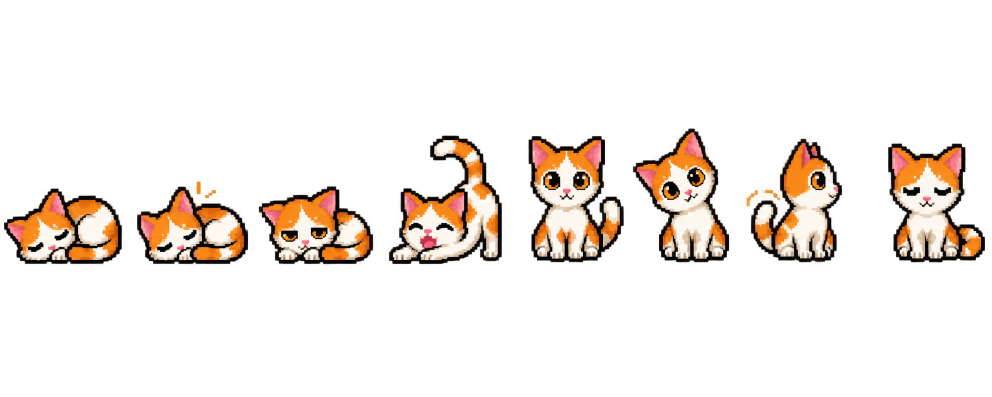
#> input picture assets/raw_sheet.png, 1983 x 793 px, found by its file name (shown at 1/2 size)
$ python slice.py
#> lines starting #> are read from the running program, lines starting #| are printed output that depends on the picture
from PIL import Image
import pathlib

src = pathlib.Path(r"D:\KITTY\assets\raw_sheet.png")
out_dir = pathlib.Path(r"D:\KITTY\assets\sprites")
out_dir.mkdir(parents=True, exist_ok=True)

im = Image.open(src).convert("RGBA")
#> im is the input picture: PIL image 1983x793 RGBA; mean R, G, B, A 28.6, 21.6, 16.1, 38.2
w,h = im.size
#> w = 1983; h = 793
print(f"Loaded {w}x{h}")
#| Loaded 1983x793

# Find columns with alpha >20
alpha = im.split()[3]
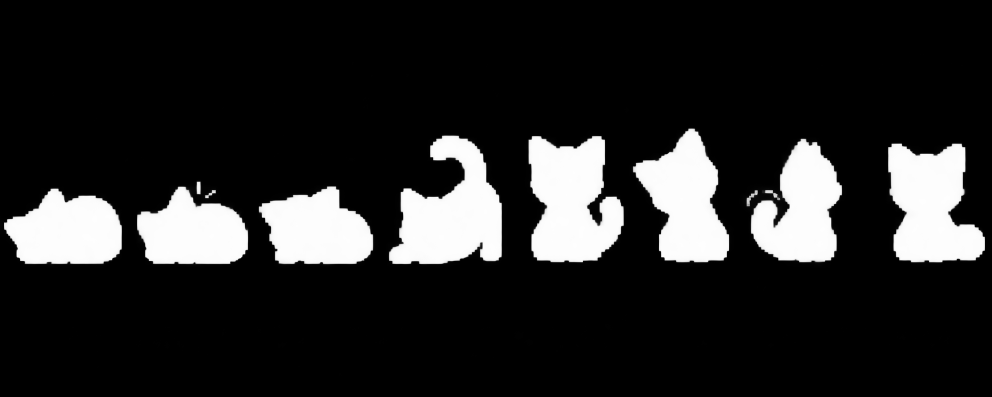
#> alpha: PIL image 1983x793 L (shown at 1/2 size); min 0, max 255, mean 38.2
# Project: col_has_alpha
col_has = [False]*w
for y in range(h):
    for x in range(w):
        if im.getpixel((x,y))[3] > 20:
            col_has[x]=True

# Find contiguous segments where col_has is True
segments=[]
in_seg=False
start=0
for i, has in enumerate(col_has):
    if has and not in_seg:
        in_seg=True; start=i
    elif not has and in_seg:
        # require gap >= 15 to split
        # look ahead to see if gap is big enough - collect gap length
        gap_len=0
        for j in range(i, min(w, i+80)):
            if not col_has[j]:
                gap_len+=1
            else:
                break
        if gap_len >= 12:
            segments.append((start,i))
            in_seg=False
#> after the loop, gap_len = 13; in_seg = False; start = 1776
if in_seg:
    segments.append((start,w))

print(f"Found {len(segments)} segments: {segments}")
#| Found 8 segments: [(8, 244), (274, 497), (517, 747), (777, 1004), (1057, 1248), (1265, 1459), (1493, 1684), (1776, 1970)]

# Filter tiny noise segments
segments = [s for s in segments if s[1]-s[0] > 40]
print(f"Filtered segments: {segments}")
#| Filtered segments: [(8, 244), (274, 497), (517, 747), (777, 1004), (1057, 1248), (1265, 1459), (1493, 1684), (1776, 1970)]

# Now for each segment find bbox vertically
TARGET=56
for idx,(x0,x1) in enumerate(segments[:8]):
    # add padding
    pad=8
    x0=max(0,x0-pad); x1=min(w,x1+pad)
    # vertical bounds for this segment
    # find y min/max where alpha in this x range
    ymin=h; ymax=0
    for y in range(h):
        for x in range(x0,x1):
            if im.getpixel((x,y))[3] > 20:
                ymin=min(ymin,y); ymax=max(ymax,y)
                break
    y0=max(0,ymin-8); y1=min(h,ymax+8+1)
    print(f"Frame {idx}: x {x0}-{x1} y {y0}-{y1} -> {x1-x0}x{y1-y0}")
    crop = im.crop((x0,y0,x1,y1))
    # center on TARGET x TARGET transparent canvas, preserve aspect
    cw,ch = crop.size
    scale = min((TARGET-8)/cw, (TARGET-8)/ch) if cw>0 and ch>0 else 1
    new_w, new_h = int(cw*scale), int(ch*scale)
    resized = crop.resize((new_w,new_h), Image.NEAREST)  # keep pixel art crisp
    canvas = Image.new("RGBA",(TARGET,TARGET),(0,0,0,0))
    # bottom-center anchor (like sitting on taskbar)
    ox = (TARGET - new_w)//2
    oy = TARGET - new_h - 2  # 2px bottom margin
    canvas.paste(resized,(ox,oy), resized)
    out_path = out_dir / f"frame_{idx}.png"
    canvas.save(out_path)
    print(f"  saved {out_path} {canvas.size}")
#> this loop made 8 passes
#> pass 1, `crop = im.crop((x0,y0,x1,y1))`:
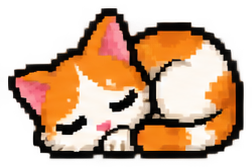
#> crop: PIL image 252x168 RGBA; mean R, G, B, A 116, 82.8, 57.3, 156.3; transparent parts drawn white
#> pass 1, `resized = crop.resize((new_w,new_h), Image.NEAREST)`:
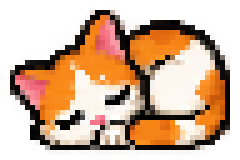
#> resized: PIL image 48x32 RGBA (shown 5 times larger); mean R, G, B, A 116.1, 83.6, 58.4, 155.6; transparent parts drawn white
#> pass 1, `canvas.save(out_path)`:
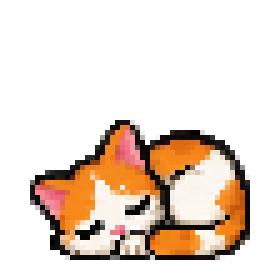
#> saved as frame_0.png: PIL image 56x56 RGBA (shown 5 times larger); mean R, G, B, A 53.2, 38.6, 27.2, 74.7; transparent parts drawn white
#> after the loop:
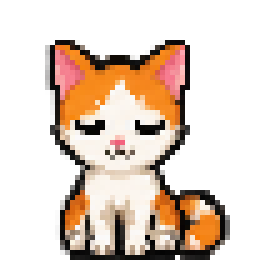
#> canvas: PIL image 56x56 RGBA (shown 5 times larger); mean R, G, B, A 64.7, 50, 39.1, 89.9; transparent parts drawn white
#> after the loop:
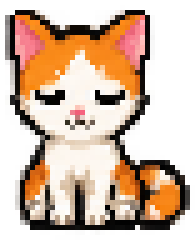
#> resized: PIL image 39x48 RGBA (shown 5 times larger); mean R, G, B, A 116.2, 89.8, 69.4, 154.3; transparent parts drawn white

    # also save trimmed original for debug
    #crop.save(out_dir / f"crop_{idx}.png")

# Build combined sheet 448x56 (8*56)
frames = [Image.open(out_dir / f"frame_{i}.png") for i in range(min(8,len(segments)))]
#> frames = 8 items
if frames:
    sheet = Image.new("RGBA",(56*len(frames),56),(0,0,0,0))
#> sheet: PIL image 448x56 RGBA; every value is 0
    for i,f in enumerate(frames):
        sheet.paste(f,(i*56,0),f)
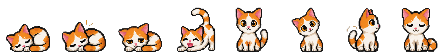
#> sheet: PIL image 448x56 RGBA; mean R, G, B, A 53.6, 40.8, 31, 75.3; transparent parts drawn white
    sheet_path = out_dir / "sheet.png"
    sheet.save(sheet_path)
    print(f"Combined sheet {sheet.size} -> {sheet_path}")
#| Combined sheet (448, 56) -> D:\KITTY\assets\sprites/sheet.png
print("Done")

$ run again, with assets/raw_pet.png copied over assets/raw_sheet.png
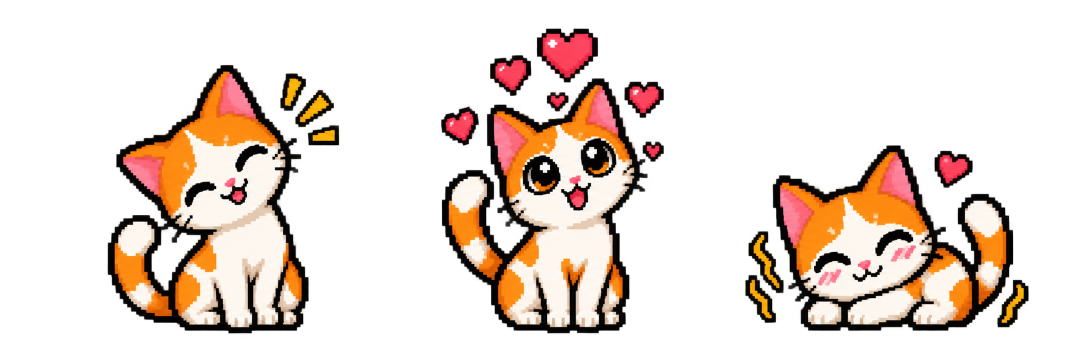
#> input picture assets/raw_pet.png, 2172 x 724 px, found by its file name (shown at 1/2 size)
#> im is the input picture: PIL image 2172x724 RGBA; mean R, G, B, A 49.7, 36.7, 28.6, 70.7
#| Loaded 2172x724
#| Found 3 segments: [(215, 679), (882, 1328), (1490, 2058)]
#| Filtered segments: [(215, 679), (882, 1328), (1490, 2058)]
#> after the loop `for idx,(x0,x1) in enumerate(segments[:8]):`:
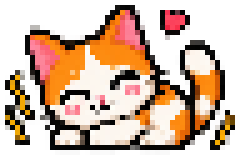
#> resized: PIL image 48x31 RGBA (shown 5 times larger); mean R, G, B, A 101.1, 73.5, 54.3, 148.3; transparent parts drawn white
#> frames = 3 items
#> the loop `for i,f in enumerate(frames):` made 3 passes
#> after the loop `for i,f in enumerate(frames):`:
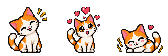
#> sheet: PIL image 168x56 RGBA; mean R, G, B, A 52, 39, 30.5, 74.2; transparent parts drawn white
#| Combined sheet (168, 56) -> D:\KITTY\assets\sprites/sheet.png
